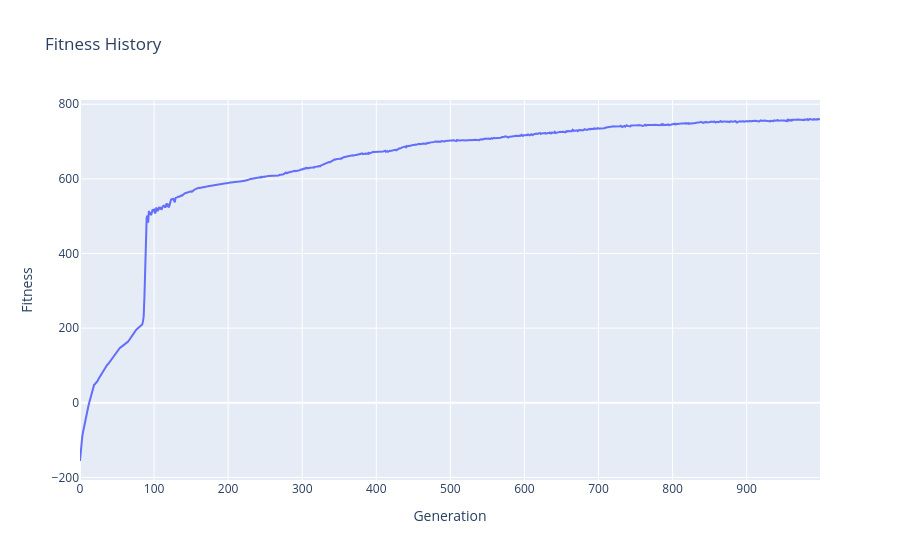

Write notebook code for a chart like this one.
### Code cell
ga.fitness_plot()

### Figure 1 — Plotly figure (JSON) as saved in the notebook; plotly's stock layout.template omitted (floating-point values rounded to 4 significant figures; data arrays with more than 128 entries replaced by an {"elided": "..."} marker saying what was removed)
{"data": [{"hovertemplate": "Generation=%{x}<br>Fitness=%{y}<extra></extra>", "legendgroup": "", "line": {"color": "#636efa", "dash": "solid"}, "marker": {"symbol": "circle"}, "mode": "lines", "name": "", "orientation": "v", "showlegend": false, "type": "scatter", "x": {"elided": "1000 int values"}, "xaxis": "x", "y": {"elided": "1000 float values"}, "yaxis": "y"}], "layout": {"legend": {"tracegroupgap": 0}, "title": {"text": "Fitness History"}, "xaxis": {"anchor": "y", "domain": [0, 1], "title": {"text": "Generation"}}, "yaxis": {"anchor": "x", "domain": [0, 1], "title": {"text": "Fitness"}}}}
